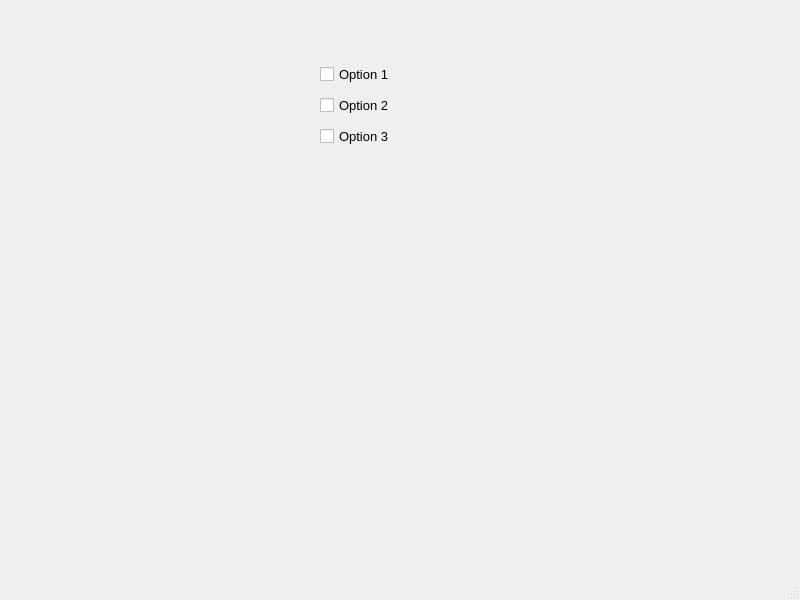
<?xml version="1.0" encoding="UTF-8"?>
<ui version="4.0">
 <class>MainWindow</class>
 <widget class="QMainWindow" name="MainWindow">
  <property name="geometry">
   <rect>
    <x>0</x>
    <y>0</y>
    <width>800</width>
    <height>600</height>
   </rect>
  </property>
  <property name="windowTitle">
   <string>CheckBox</string>
  </property>
  <widget class="QWidget" name="centralwidget">
   <widget class="QWidget" name="">
    <property name="geometry">
     <rect>
      <x>320</x>
      <y>60</y>
      <width>92</width>
      <height>91</height>
     </rect>
    </property>
    <layout class="QVBoxLayout" name="verticalLayout">
     <item>
      <widget class="QCheckBox" name="checkBox_1">
       <property name="font">
        <font>
         <pointsize>10</pointsize>
        </font>
       </property>
       <property name="text">
        <string>Option 1</string>
       </property>
      </widget>
     </item>
     <item>
      <widget class="QCheckBox" name="checkBox_2">
       <property name="font">
        <font>
         <pointsize>10</pointsize>
        </font>
       </property>
       <property name="text">
        <string>Option 2</string>
       </property>
      </widget>
     </item>
     <item>
      <widget class="QCheckBox" name="checkBox_3">
       <property name="font">
        <font>
         <pointsize>10</pointsize>
        </font>
       </property>
       <property name="text">
        <string>Option 3</string>
       </property>
      </widget>
     </item>
    </layout>
   </widget>
  </widget>
  <widget class="QMenuBar" name="menubar">
   <property name="geometry">
    <rect>
     <x>0</x>
     <y>0</y>
     <width>800</width>
     <height>26</height>
    </rect>
   </property>
  </widget>
  <widget class="QStatusBar" name="statusbar"/>
 </widget>
 <resources/>
 <connections/>
</ui>
